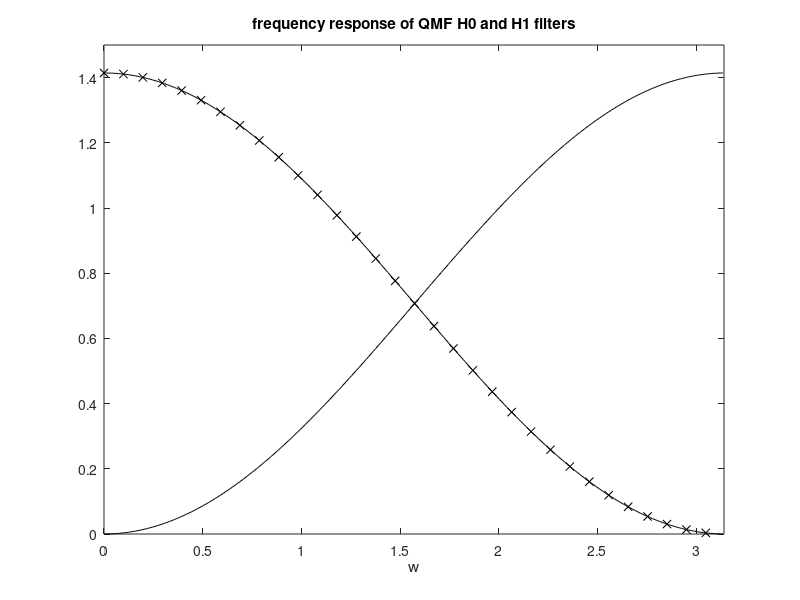

Here is the MATLAB script that generated this plot:
% Frequency response of a QMF
c=1/sqrt(2);
h0=[c c]; %low-pass filter
h1=[c -c]; %high-pass filter
w=0:(2*pi/511):pi;
H0=real(fft(h0,512)); %discrete Fourier transform
H1=real(fft(h1,512)); % "  "  "
plot(w,H0(1:256),'k',w(1:8:256),H0(1:8:256),'kx'); hold on;
plot(w,H1(1:256),'k');
axis([0 pi 0 1.5]);
title('frequency response of QMF H0 and H1 filters');
xlabel('w');
